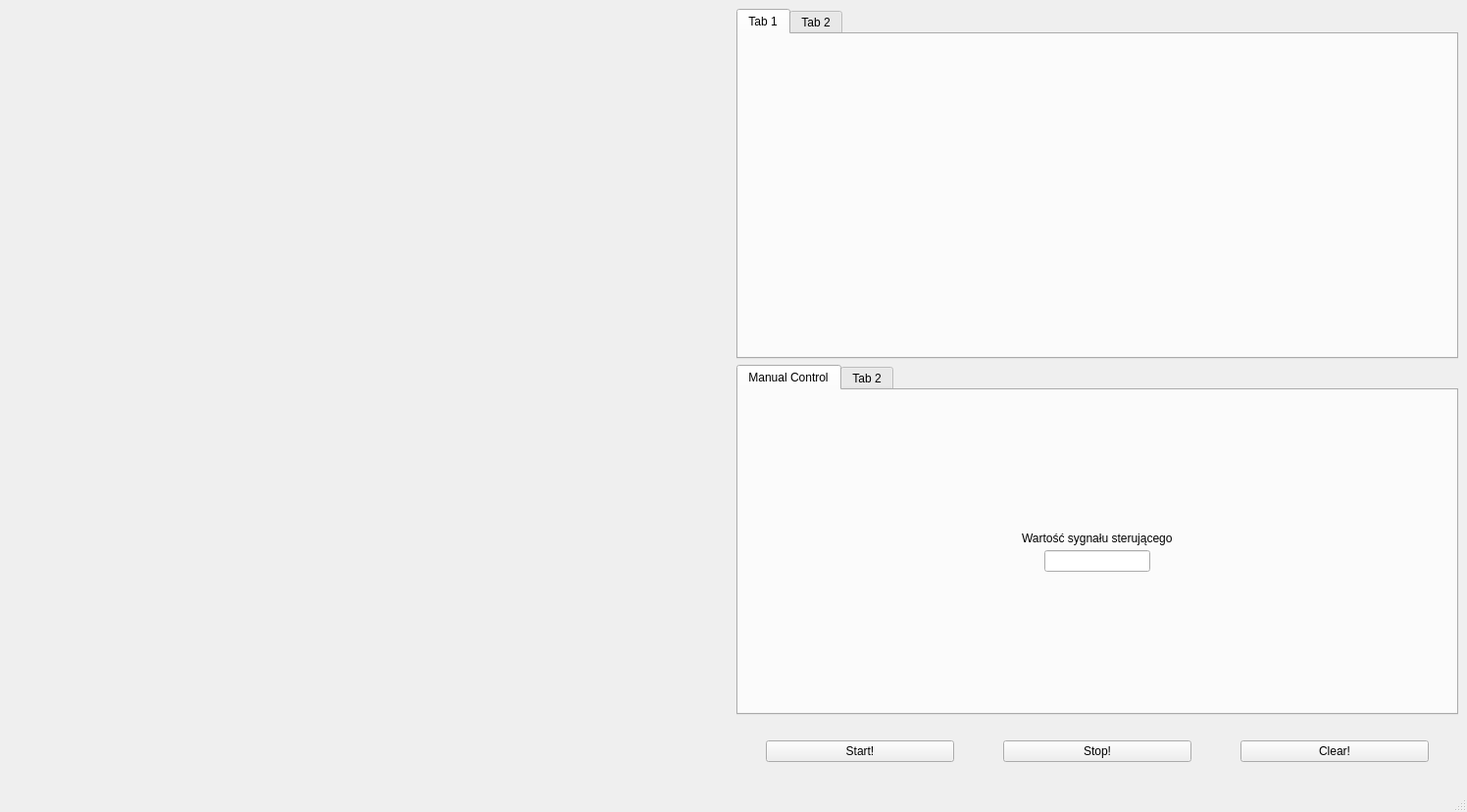
<?xml version="1.0" encoding="UTF-8"?>
<ui version="4.0">
 <class>MainWindow</class>
 <widget class="QMainWindow" name="MainWindow">
  <property name="geometry">
   <rect>
    <x>0</x>
    <y>0</y>
    <width>1496</width>
    <height>828</height>
   </rect>
  </property>
  <property name="windowTitle">
   <string>MainWindow</string>
  </property>
  <widget class="QWidget" name="centralwidget">
   <layout class="QVBoxLayout" name="verticalLayout_4">
    <item>
     <layout class="QHBoxLayout" name="horizontalLayout" stretch="1,1">
      <item>
       <layout class="QVBoxLayout" name="verticalLayout_2">
        <property name="spacing">
         <number>10</number>
        </property>
        <property name="leftMargin">
         <number>15</number>
        </property>
        <property name="topMargin">
         <number>15</number>
        </property>
        <property name="rightMargin">
         <number>15</number>
        </property>
        <property name="bottomMargin">
         <number>15</number>
        </property>
        <item>
         <widget class="PlotWidget" name="pg_sp_pv" native="true"/>
        </item>
        <item>
         <widget class="PlotWidget" name="pg_cv" native="true"/>
        </item>
       </layout>
      </item>
      <item>
       <layout class="QVBoxLayout" name="verticalLayout" stretch="3,3,1">
        <item>
         <widget class="QTabWidget" name="tab_plants">
          <widget class="QWidget" name="tab_3">
           <attribute name="title">
            <string>Tab 1</string>
           </attribute>
          </widget>
          <widget class="QWidget" name="tab_4">
           <attribute name="title">
            <string>Tab 2</string>
           </attribute>
          </widget>
         </widget>
        </item>
        <item>
         <widget class="QTabWidget" name="tab_controllers">
          <property name="currentIndex">
           <number>0</number>
          </property>
          <widget class="QWidget" name="tab_manual">
           <attribute name="title">
            <string>Manual Control</string>
           </attribute>
           <layout class="QVBoxLayout" name="verticalLayout_5">
            <property name="spacing">
             <number>5</number>
            </property>
            <property name="leftMargin">
             <number>30</number>
            </property>
            <property name="topMargin">
             <number>30</number>
            </property>
            <property name="rightMargin">
             <number>30</number>
            </property>
            <property name="bottomMargin">
             <number>30</number>
            </property>
            <item>
             <layout class="QVBoxLayout" name="verticalLayout_3">
              <item>
               <spacer name="verticalSpacer">
                <property name="orientation">
                 <enum>Qt::Vertical</enum>
                </property>
                <property name="sizeHint" stdset="0">
                 <size>
                  <width>20</width>
                  <height>40</height>
                 </size>
                </property>
               </spacer>
              </item>
              <item alignment="Qt::AlignHCenter|Qt::AlignVCenter">
               <widget class="QLabel" name="label">
                <property name="text">
                 <string>Wartość sygnału sterującego</string>
                </property>
               </widget>
              </item>
              <item alignment="Qt::AlignHCenter|Qt::AlignTop">
               <widget class="QLineEdit" name="le_man_cv"/>
              </item>
              <item>
               <spacer name="verticalSpacer_2">
                <property name="orientation">
                 <enum>Qt::Vertical</enum>
                </property>
                <property name="sizeHint" stdset="0">
                 <size>
                  <width>20</width>
                  <height>40</height>
                 </size>
                </property>
               </spacer>
              </item>
             </layout>
            </item>
           </layout>
          </widget>
          <widget class="QWidget" name="tab_2">
           <attribute name="title">
            <string>Tab 2</string>
           </attribute>
          </widget>
         </widget>
        </item>
        <item>
         <layout class="QHBoxLayout" name="horizontalLayout_2" stretch="0,0,0">
          <property name="spacing">
           <number>50</number>
          </property>
          <property name="leftMargin">
           <number>30</number>
          </property>
          <property name="topMargin">
           <number>20</number>
          </property>
          <property name="rightMargin">
           <number>30</number>
          </property>
          <property name="bottomMargin">
           <number>20</number>
          </property>
          <item>
           <widget class="QPushButton" name="pb_start">
            <property name="text">
             <string>Start!</string>
            </property>
           </widget>
          </item>
          <item>
           <widget class="QPushButton" name="pb_stop">
            <property name="text">
             <string>Stop!</string>
            </property>
           </widget>
          </item>
          <item>
           <widget class="QPushButton" name="pb_clear">
            <property name="text">
             <string>Clear!</string>
            </property>
           </widget>
          </item>
         </layout>
        </item>
       </layout>
      </item>
     </layout>
    </item>
   </layout>
  </widget>
  <widget class="QMenuBar" name="menubar">
   <property name="geometry">
    <rect>
     <x>0</x>
     <y>0</y>
     <width>1496</width>
     <height>21</height>
    </rect>
   </property>
  </widget>
  <widget class="QStatusBar" name="statusbar"/>
 </widget>
 <customwidgets>
  <customwidget>
   <class>PlotWidget</class>
   <extends>QWidget</extends>
   <header>pyqtgraph</header>
   <container>1</container>
  </customwidget>
 </customwidgets>
 <resources/>
 <connections/>
</ui>
